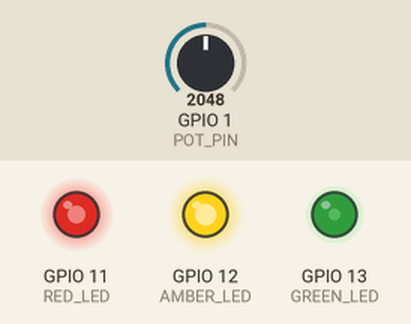
A sketch run on a simulated ESP32-S3. On the bench: output pins drawn as LEDs (lit = HIGH). The test bench sets the inputs (shaded band); at power-on: GPIO 1 (POT_PIN) = 2048. What the sketch prints to the serial monitor is not drawn.

Above: at 2.2 s.
2.3 s: GPIO 1 (POT_PIN) set to 2866
At 2.7 s:
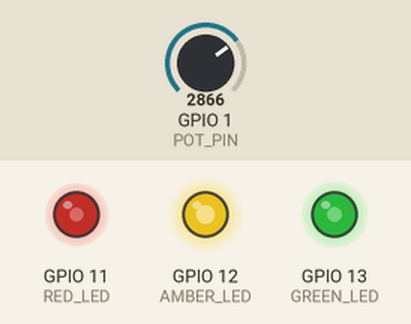
3.8 s: GPIO 1 (POT_PIN) set to 3603
At 4.9 s:
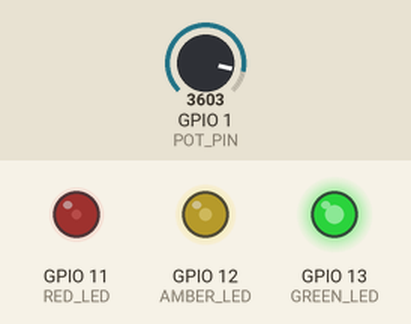
5.3 s: GPIO 1 (POT_PIN) set to 4095
At 6.0 s:
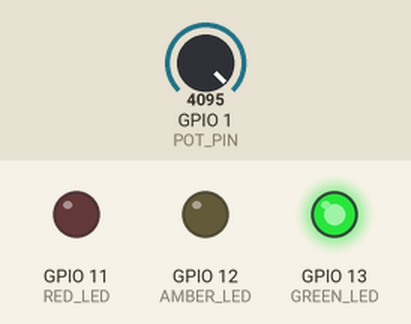
6.8 s: GPIO 1 (POT_PIN) set to 2047
At 7.2 s:
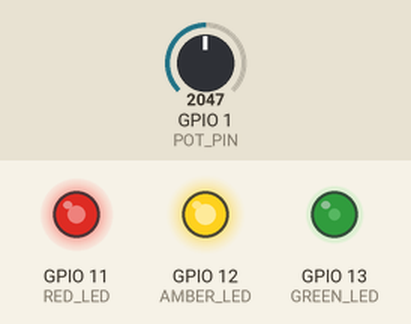
8.3 s: GPIO 1 (POT_PIN) set to 1228
At 9.5 s:
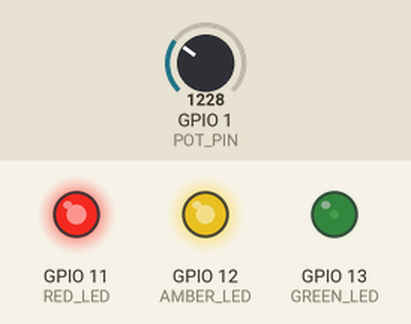
Timing chart, 0 to 10.8 s (numbered marks = the images above; inputs shaded):
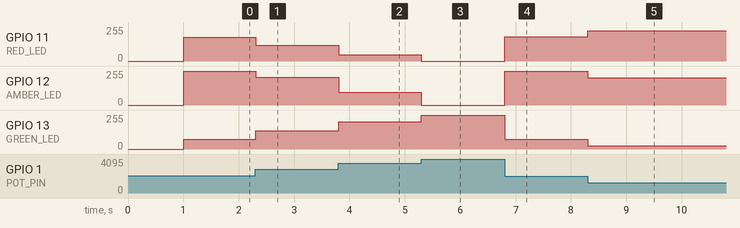

The sketch:

07-internetworking.ino
```cpp
#include <WiFi.h>
#include <WebServer.h>

#define RED_LED    11
#define AMBER_LED 12
#define GREEN_LED 13

int pot_val = 0;
int red_val = 0;
int amber_val = 0;

#define POT_PIN    A0

int green_val = 0;

// Give your board a unique name
const char* AP_NAME = "john-board";
const char* AP_PASSWORD = "johnboard";

WebServer server(80);

void updateOutputs() {
  pot_val = analogRead(POT_PIN);

  float angle = map(pot_val, 0, 4095, 0, 180) * (PI / 180.0);

  red_val = 255 * cos(angle/2);
  amber_val = 255 * sin(angle);
  green_val = 255 * (1 - cos(angle/2));

  analogWrite(RED_LED, red_val);
  analogWrite(AMBER_LED, amber_val);
  analogWrite(GREEN_LED, green_val);
}

void sendWebPage() {
  const char page[] = R"HTML(
<!DOCTYPE html>
<html>
<head>
  <meta charset="UTF-8">
  <meta
    name="viewport"
    content="width=device-width, initial-scale=1"
  >
  <title>ESP32 Status</title>
</head>

<body>
  <h1>ESP32 Traffic Light</h1>

  <p>Potentiometer ADC value:</p>
  <p id="pot" class="value">Loading...</p>

  <table>
    <tr>
      <th>Channel</th>
      <th>Brightness</th>
    </tr>
    <tr>
      <td>Red</td>
      <td id="red">-</td>
    </tr>
    <tr>
      <td>Amber</td>
      <td id="amber">-</td>
    </tr>
    <tr>
      <td>Green</td>
      <td id="green">-</td>
    </tr>
  </table>

  <script>
    async function updateValues() {
      try {
        const response = await fetch("/values");
        const values = await response.json();

        document.getElementById("pot").textContent = values.pot;
        document.getElementById("red").textContent = values.red;
        document.getElementById("amber").textContent = values.amber;
        document.getElementById("green").textContent = values.green;
      } catch (error) {
        document.getElementById("pot").textContent =
          "Connection lost";
      }
    }

    setInterval(updateValues, 250);
    updateValues();
  </script>
</body>
</html>
)HTML";

  server.send(200, "text/html", page);
}

void sendValues() {
  String json = "{";

  json += "\"pot\":";
  json += pot_val;

  json += ",\"red\":";
  json += red_val;

  json += ",\"amber\":";
  json += amber_val;

  json += ",\"green\":";
  json += green_val;

  json += "}";

  server.send(200, "application/json", json);
}

void setup() {
  Serial.begin(115200);

  delay(1000);

  Serial.println("Starting");

  pinMode(RED_LED, OUTPUT);
  pinMode(AMBER_LED, OUTPUT);
  pinMode(GREEN_LED, OUTPUT);
  pinMode(POT_PIN, INPUT);

  // Create the private Wi-Fi network.
  bool accessPointStarted = WiFi.softAP(
    AP_NAME,
    AP_PASSWORD
  );

  if (!accessPointStarted) {
    Serial.println("Failed to start Wi-Fi access point.");
    return;
  }

  Serial.println();
  Serial.println("wifi access point started.");
  Serial.print("Network name: ");
  Serial.println(AP_NAME);

  Serial.print("ESP32 IP address: ");
  Serial.println(WiFi.softAPIP());

  server.on("/", sendWebPage);
  server.on("/values", sendValues);

  server.begin();

  Serial.println("Web server started.");
  Serial.print("Open ");
  Serial.println(WiFi.softAPIP());
}

void loop() {
  updateOutputs();
  server.handleClient();

  delay(5);
}
```

Measured:
- after the input at 2.3 s, GPIO 11 (RED_LED): 180/255 → 117/255 at once; GPIO 12 (AMBER_LED): 255/255 → 208/255 at once; GPIO 13 (GREEN_LED): 74/255 → 137/255 at once
- after the input at 3.8 s, GPIO 11 (RED_LED): 117/255 → 48/255 at once; GPIO 12 (AMBER_LED): 208/255 → 95/255 at once; GPIO 13 (GREEN_LED): 137/255 → 206/255 at once
- after the input at 5.3 s, GPIO 11 (RED_LED): 48/255 → 0/255 at once; GPIO 12 (AMBER_LED): 95/255 → 0/255 at once; GPIO 13 (GREEN_LED): 206/255 → 255/255 at once
- after the input at 6.8 s, GPIO 11 (RED_LED): 0/255 → 181/255 at once; GPIO 12 (AMBER_LED): 0/255 → 254/255 at once; GPIO 13 (GREEN_LED): 255/255 → 73/255 at once
- after the input at 8.3 s, GPIO 11 (RED_LED): 181/255 → 228/255 at once; GPIO 12 (AMBER_LED): 254/255 → 203/255 at once; GPIO 13 (GREEN_LED): 73/255 → 26/255 at once
